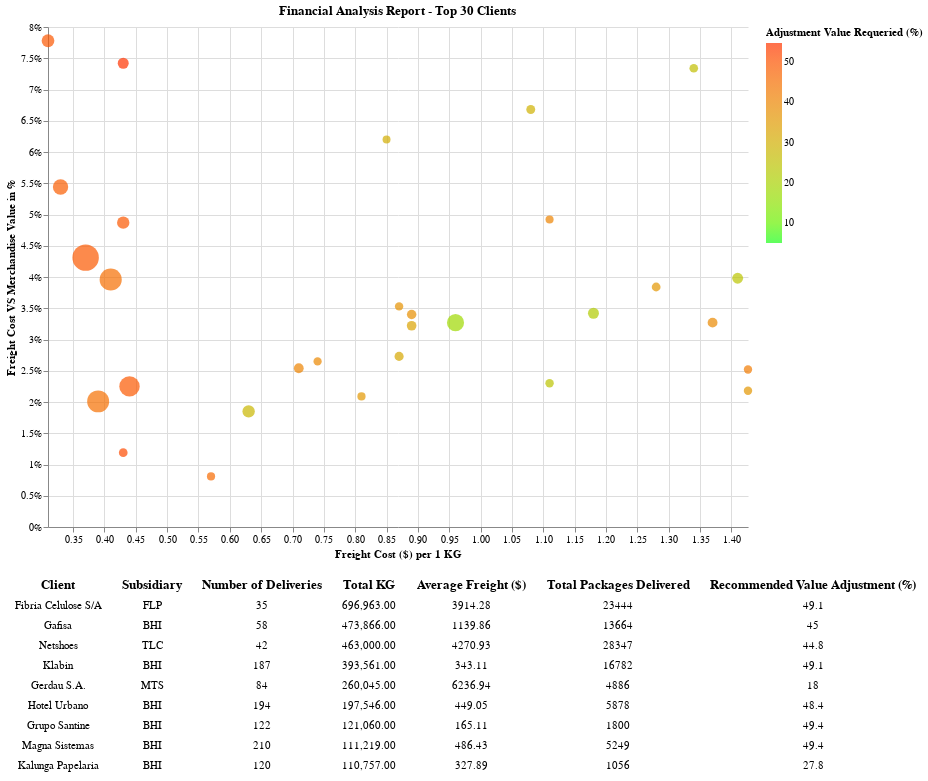

Notebook cell for this chart:
### Code cell
# This chart is used for financial analysys of clients
# Tt compares shipping value of clients with others financial indicators

# This Graph also serves as an example of how to display multiple variables

df_all_clients = pd.read_csv('clients_indicators.csv', delimiter=';',decimal=',')

df_all_clients = df_all_clients.sort_values(by=['Total_KG'], ascending=False) # Order by biggest clients
df_all_clients['Shipping_Value_on_Product_Value_Percentual'] = df_all_clients['Shipping_Value_on_Product_Value']/100 # used to display percentage
# Selects onli top 30 clients
df_top_30_clients = df_all_clients.head(30)

max_domain_value = df_top_30_clients['Shipping_Value_on_Product_Value'].quantile([0.95]).values[0] # remove outliers
max_domain_kg = df_top_30_clients['Shipping_Value/KG'].quantile([0.95]).values[0] # remove outliers
client_performance = (df_top_30_clients["Shipping_Value/KG"] + df_top_30_clients["Shipping_Value_on_Product_Value"]).values.tolist()

# Brush for selection
brush = alt.selection(type='interval')

# Creates Scatter Plot
financial_report_chart = alt.Chart(df_top_30_clients).mark_point(filled= True, shape = 'circle').encode(
    alt.X('Shipping_Value/KG:Q',title='Freight Cost ($) per 1 KG', scale=alt.Scale(zero=False, clamp=True, domainMax = max_domain_kg)),
    alt.Y('Shipping_Value_on_Product_Value:Q', axis=alt.Axis(labelExpr="datum.value + '%'") ,
          title='Freight Cost VS Merchandise Value in %',scale=alt.Scale(zero=False, clamp=True)),
    alt.Size('Total_KG:Q',scale=alt.Scale(range=[50, 700]), legend =None), #,legend=alt.Legend(format='.2f')

    color=alt.condition(brush, 'Suggested_adjustment:Q', alt.value('grey'),scale=alt.Scale(domainMin =5, # adjust color to be lighter
                        range=['#ff3300', '#1aff1a']), title='Adjustment Value Requeried (%)',sort='descending'),

    tooltip=[ 'Client','Subsidiary_Responsible',alt.Tooltip('Shipping_Value/KG',title='Freight Cost ($) per 1 KG'),
             alt.Tooltip('Shipping_Value_on_Product_Value_Percentual',title='Shipping Cost VS Product Value', format=".2%"),
              alt.Tooltip('Total_Shipped_Value',title='Total Cargo Shipped $', format=",.2f"), alt.Tooltip('Total_KG', format=",.2f")]
).add_selection(brush).properties(width=700,height=500).properties(title="Financial Analysis Report - Top 30 Clients")


# Base chart for data tables
ranked_text = alt.Chart(df_top_30_clients).mark_text().encode(
    y=alt.Y('row_number:O',axis=None)
).transform_window(
    row_number='row_number()'
).transform_filter(
    brush
).transform_window(
    rank='rank(row_number)'
).transform_filter(
    alt.datum.rank<10
)

# Define Data Table Itens
client_name = ranked_text.encode(text='Client:N').properties(title='Client')
subsidiary  = ranked_text.encode(text='Subsidiary_Responsible:N').properties(title='Subsidiary')
number_of_deliveries = ranked_text.encode(text='Number_of_Deliveries:N').properties(title='Number of Deliveries')
total_shipped_weight = ranked_text.encode(text=alt.Text("Total_KG:N", format=",.2f")).properties(title='Total KG')
average_shipped_value = ranked_text.encode(text='Average_Shipping_Value:N').properties(title='Average Freight ($)')
number_of_volumes = ranked_text.encode(text=alt.Text("Number_of_volumes:N", format="")).properties(title='Total Packages Delivered')
default_charged_value = ranked_text.encode(text=alt.Text("Suggested_adjustment:N", format="")).properties(title='Recommended Value Adjustment (%)')

financial_report_table = alt.hconcat(client_name, subsidiary , number_of_deliveries, total_shipped_weight,
                   average_shipped_value, number_of_volumes, default_charged_value) # Combine data tables

# Concat all the Charts
alt.vconcat(
    financial_report_chart,
    financial_report_table
).resolve_legend(
    color="independent"
).configure_view(strokeWidth=0)

### Figure 1 — Vega-Lite specification as saved in the notebook (floating-point values rounded to 4 significant figures)
{"config": {"view": {"continuousWidth": 400, "continuousHeight": 300, "strokeWidth": 0}}, "vconcat": [{"mark": {"type": "point", "filled": true, "shape": "circle"}, "encoding": {"color": {"condition": {"field": "Suggested_adjustment", "scale": {"domainMin": 5, "range": ["#ff3300", "#1aff1a"]}, "sort": "descending", "title": "Adjustment Value Requeried (%)", "type": "quantitative", "selection": "selector004"}, "value": "grey"}, "size": {"field": "Total_KG", "legend": null, "scale": {"range": [50, 700]}, "type": "quantitative"}, "tooltip": [{"field": "Client", "type": "nominal"}, {"field": "Subsidiary_Responsible", "type": "nominal"}, {"field": "Shipping_Value/KG", "title": "Freight Cost ($) per 1 KG", "type": "quantitative"}, {"field": "Shipping_Value_on_Product_Value_Percentual", "format": ".2%", "title": "Shipping Cost VS Product Value", "type": "quantitative"}, {"field": "Total_Shipped_Value", "format": ",.2f", "title": "Total Cargo Shipped $", "type": "quantitative"}, {"field": "Total_KG", "format": ",.2f", "type": "quantitative"}], "x": {"field": "Shipping_Value/KG", "scale": {"clamp": true, "domainMax": 1.426, "zero": false}, "title": "Freight Cost ($) per 1 KG", "type": "quantitative"}, "y": {"axis": {"labelExpr": "datum.value + '%'"}, "field": "Shipping_Value_on_Product_Value", "scale": {"clamp": true, "zero": false}, "title": "Freight Cost VS Merchandise Value in %", "type": "quantitative"}}, "height": 500, "selection": {"selector004": {"type": "interval"}}, "title": "Financial Analysis Report - Top 30 Clients", "width": 700}, {"hconcat": [{"mark": "text", "encoding": {"text": {"field": "Client", "type": "nominal"}, "y": {"axis": null, "field": "row_number", "type": "ordinal"}}, "title": "Client", "transform": [{"window": [{"op": "row_number", "field": "", "as": "row_number"}]}, {"filter": {"selection": "selector004"}}, {"window": [{"op": "rank", "field": "row_number", "as": "rank"}]}, {"filter": "(datum.rank < 10)"}]}, {"mark": "text", "encoding": {"text": {"field": "Subsidiary_Responsible", "type": "nominal"}, "y": {"axis": null, "field": "row_number", "type": "ordinal"}}, "title": "Subsidiary", "transform": [{"window": [{"op": "row_number", "field": "", "as": "row_number"}]}, {"filter": {"selection": "selector004"}}, {"window": [{"op": "rank", "field": "row_number", "as": "rank"}]}, {"filter": "(datum.rank < 10)"}]}, {"mark": "text", "encoding": {"text": {"field": "Number_of_Deliveries", "type": "nominal"}, "y": {"axis": null, "field": "row_number", "type": "ordinal"}}, "title": "Number of Deliveries", "transform": [{"window": [{"op": "row_number", "field": "", "as": "row_number"}]}, {"filter": {"selection": "selector004"}}, {"window": [{"op": "rank", "field": "row_number", "as": "rank"}]}, {"filter": "(datum.rank < 10)"}]}, {"mark": "text", "encoding": {"text": {"field": "Total_KG", "format": ",.2f", "type": "nominal"}, "y": {"axis": null, "field": "row_number", "type": "ordinal"}}, "title": "Total KG", "transform": [{"window": [{"op": "row_number", "field": "", "as": "row_number"}]}, {"filter": {"selection": "selector004"}}, {"window": [{"op": "rank", "field": "row_number", "as": "rank"}]}, {"filter": "(datum.rank < 10)"}]}, {"mark": "text", "encoding": {"text": {"field": "Average_Shipping_Value", "type": "nominal"}, "y": {"axis": null, "field": "row_number", "type": "ordinal"}}, "title": "Average Freight ($)", "transform": [{"window": [{"op": "row_number", "field": "", "as": "row_number"}]}, {"filter": {"selection": "selector004"}}, {"window": [{"op": "rank", "field": "row_number", "as": "rank"}]}, {"filter": "(datum.rank < 10)"}]}, {"mark": "text", "encoding": {"text": {"field": "Number_of_volumes", "format": "", "type": "nominal"}, "y": {"axis": null, "field": "row_number", "type": "ordinal"}}, "title": "Total Packages Delivered", "transform": [{"window": [{"op": "row_number", "field": "", "as": "row_number"}]}, {"filter": {"selection": "selector004"}}, {"window": [{"op": "rank", "field": "row_number", "as": "rank"}]}, {"filter": "(datum.rank < 10)"}]}, {"mark": "text", "encoding": {"text": {"field": "Suggested_adjustment", "format": "", "type": "nominal"}, "y": {"axis": null, "field": "row_number", "type": "ordinal"}}, "title": "Recommended Value Adjustment (%)", "transform": [{"window": [{"op": "row_number", "field": "", "as": "row_number"}]}, {"filter": {"selection": "selector004"}}, {"window": [{"op": "rank", "field": "row_number", "as": "rank"}]}, {"filter": "(datum.rank < 10)"}]}]}], "data": {"name": "data-8cd52ce3808cd2855903072043553084"}, "resolve": {"legend": {"color": "independent"}}, "$schema": "https://vega.github.io/schema/vega-lite/v4.17.0.json", "datasets": {"data-8cd52ce3808cd2855903072043553084": [{"Subsidiary_Responsible": "FLP", "Client": "Fibria Celulose S/A", "Number_of_Deliveries": 35, "Total_KG": 696963, "Number_of_volumes": 23444, "Total_Cargo_Shipped": 6583619, "Total_Shipped_Value": 321300.0, "Average_Shipping_Value": 3914.0, "Shipping_Value_on_Product_Value": 4.31, "Shipping_Value/KG": 0.37, "Suggested_adjustment": 49.1, "Shipping_Value_on_Product_Value_Percentual": 0.0431}, {"Subsidiary_Responsible": "BHI", "Client": "Gafisa", "Number_of_Deliveries": 58, "Total_KG": 473866, "Number_of_volumes": 13664, "Total_Cargo_Shipped": 4684306, "Total_Shipped_Value": 167900.0, "Average_Shipping_Value": 1140.0, "Shipping_Value_on_Product_Value": 3.96, "Shipping_Value/KG": 0.41, "Suggested_adjustment": 45.0, "Shipping_Value_on_Product_Value_Percentual": 0.0396}, {"Subsidiary_Responsible": "TLC", "Client": "Netshoes", "Number_of_Deliveries": 42, "Total_KG": 463000, "Number_of_volumes": 28347, "Total_Cargo_Shipped": 9489351, "Total_Shipped_Value": 204200.0, "Average_Shipping_Value": 4271.0, "Shipping_Value_on_Product_Value": 2.01, "Shipping_Value/KG": 0.39, "Suggested_adjustment": 44.8, "Shipping_Value_on_Product_Value_Percentual": 0.0201}, {"Subsidiary_Responsible": "BHI", "Client": "Klabin", "Number_of_Deliveries": 187, "Total_KG": 393561, "Number_of_volumes": 16782, "Total_Cargo_Shipped": 7653974, "Total_Shipped_Value": 98970.0, "Average_Shipping_Value": 343.1, "Shipping_Value_on_Product_Value": 2.25, "Shipping_Value/KG": 0.44, "Suggested_adjustment": 49.1, "Shipping_Value_on_Product_Value_Percentual": 0.0225}, {"Subsidiary_Responsible": "MTS", "Client": "Gerdau S.A.", "Number_of_Deliveries": 84, "Total_KG": 260045, "Number_of_volumes": 4886, "Total_Cargo_Shipped": 8514955, "Total_Shipped_Value": 202100.0, "Average_Shipping_Value": 6237.0, "Shipping_Value_on_Product_Value": 3.27, "Shipping_Value/KG": 0.96, "Suggested_adjustment": 18.0, "Shipping_Value_on_Product_Value_Percentual": 0.0327}, {"Subsidiary_Responsible": "BHI", "Client": "Hotel Urbano", "Number_of_Deliveries": 194, "Total_KG": 197546, "Number_of_volumes": 5878, "Total_Cargo_Shipped": 1080492, "Total_Shipped_Value": 68790.0, "Average_Shipping_Value": 449.1, "Shipping_Value_on_Product_Value": 5.44, "Shipping_Value/KG": 0.33, "Suggested_adjustment": 48.4, "Shipping_Value_on_Product_Value_Percentual": 0.0544}, {"Subsidiary_Responsible": "BHI", "Client": "Grupo Santine", "Number_of_Deliveries": 122, "Total_KG": 121060, "Number_of_volumes": 1800, "Total_Cargo_Shipped": 473778, "Total_Shipped_Value": 36550.0, "Average_Shipping_Value": 165.1, "Shipping_Value_on_Product_Value": 7.78, "Shipping_Value/KG": 0.31, "Suggested_adjustment": 49.4, "Shipping_Value_on_Product_Value_Percentual": 0.0778}, {"Subsidiary_Responsible": "BHI", "Client": "Magna Sistemas", "Number_of_Deliveries": 210, "Total_KG": 111219, "Number_of_volumes": 5249, "Total_Cargo_Shipped": 756736, "Total_Shipped_Value": 34480.0, "Average_Shipping_Value": 486.4, "Shipping_Value_on_Product_Value": 4.87, "Shipping_Value/KG": 0.43, "Suggested_adjustment": 49.4, "Shipping_Value_on_Product_Value_Percentual": 0.0487}, {"Subsidiary_Responsible": "BHI", "Client": "Kalunga Papelaria ", "Number_of_Deliveries": 120, "Total_KG": 110757, "Number_of_volumes": 1056, "Total_Cargo_Shipped": 3450436, "Total_Shipped_Value": 61080.0, "Average_Shipping_Value": 327.9, "Shipping_Value_on_Product_Value": 1.85, "Shipping_Value/KG": 0.63, "Suggested_adjustment": 27.8, "Shipping_Value_on_Product_Value_Percentual": 0.0185}, {"Subsidiary_Responsible": "SRP", "Client": "Marilan Alimentos S/A", "Number_of_Deliveries": 188, "Total_KG": 75736, "Number_of_volumes": 2140, "Total_Cargo_Shipped": 2196376, "Total_Shipped_Value": 71540.0, "Average_Shipping_Value": 352.1, "Shipping_Value_on_Product_Value": 3.42, "Shipping_Value/KG": 1.18, "Suggested_adjustment": 21.9, "Shipping_Value_on_Product_Value_Percentual": 0.0342}, {"Subsidiary_Responsible": "SRP", "Client": "Primax Transportes", "Number_of_Deliveries": 4, "Total_KG": 75685, "Number_of_volumes": 1240, "Total_Cargo_Shipped": 437005, "Total_Shipped_Value": 27930.0, "Average_Shipping_Value": 321.2, "Shipping_Value_on_Product_Value": 7.42, "Shipping_Value/KG": 0.43, "Suggested_adjustment": 54.8, "Shipping_Value_on_Product_Value_Percentual": 0.0742}, {"Subsidiary_Responsible": "BHI", "Client": "Synergy Group", "Number_of_Deliveries": 368, "Total_KG": 73595, "Number_of_volumes": 5693, "Total_Cargo_Shipped": 3251003, "Total_Shipped_Value": 75800.0, "Average_Shipping_Value": 441.7, "Shipping_Value_on_Product_Value": 3.98, "Shipping_Value/KG": 1.41, "Suggested_adjustment": 23.9, "Shipping_Value_on_Product_Value_Percentual": 0.0398}, {"Subsidiary_Responsible": "TCT", "Client": "Cemar", "Number_of_Deliveries": 224, "Total_KG": 50386, "Number_of_volumes": 2471, "Total_Cargo_Shipped": 1575132, "Total_Shipped_Value": 43770.0, "Average_Shipping_Value": 438.3, "Shipping_Value_on_Product_Value": 3.27, "Shipping_Value/KG": 1.37, "Suggested_adjustment": 39.1, "Shipping_Value_on_Product_Value_Percentual": 0.0327}, {"Subsidiary_Responsible": "BHI", "Client": "Battistella Veiculos", "Number_of_Deliveries": 95, "Total_KG": 48822, "Number_of_volumes": 3893, "Total_Cargo_Shipped": 1268459, "Total_Shipped_Value": 38300.0, "Average_Shipping_Value": 193.5, "Shipping_Value_on_Product_Value": 2.54, "Shipping_Value/KG": 0.71, "Suggested_adjustment": 40.5, "Shipping_Value_on_Product_Value_Percentual": 0.0254}, {"Subsidiary_Responsible": "BHI", "Client": "Todeschini", "Number_of_Deliveries": 96, "Total_KG": 45952, "Number_of_volumes": 2191, "Total_Cargo_Shipped": 1405503, "Total_Shipped_Value": 39540.0, "Average_Shipping_Value": 147.3, "Shipping_Value_on_Product_Value": 3.22, "Shipping_Value/KG": 0.89, "Suggested_adjustment": 32.9, "Shipping_Value_on_Product_Value_Percentual": 0.0322}, {"Subsidiary_Responsible": "BLH", "Client": "Mercotudos S/A", "Number_of_Deliveries": 83, "Total_KG": 43291, "Number_of_volumes": 606, "Total_Cargo_Shipped": 1027410, "Total_Shipped_Value": 36050.0, "Average_Shipping_Value": 339.4, "Shipping_Value_on_Product_Value": 3.4, "Shipping_Value/KG": 0.89, "Suggested_adjustment": 37.7, "Shipping_Value_on_Product_Value_Percentual": 0.034}, {"Subsidiary_Responsible": "BHI", "Client": "Fujioka Eletro Imagem", "Number_of_Deliveries": 19, "Total_KG": 36231, "Number_of_volumes": 2153, "Total_Cargo_Shipped": 1118118, "Total_Shipped_Value": 29240.0, "Average_Shipping_Value": 5412.0, "Shipping_Value_on_Product_Value": 2.73, "Shipping_Value/KG": 0.87, "Suggested_adjustment": 31.7, "Shipping_Value_on_Product_Value_Percentual": 0.0273}, {"Subsidiary_Responsible": "TCT", "Client": "RFM Construtora", "Number_of_Deliveries": 127, "Total_KG": 32098, "Number_of_volumes": 906, "Total_Cargo_Shipped": 532755, "Total_Shipped_Value": 30980.0, "Average_Shipping_Value": 131.1, "Shipping_Value_on_Product_Value": 6.68, "Shipping_Value/KG": 1.08, "Suggested_adjustment": 29.4, "Shipping_Value_on_Product_Value_Percentual": 0.0668}, {"Subsidiary_Responsible": "BHI", "Client": "Prodepa", "Number_of_Deliveries": 232, "Total_KG": 29494, "Number_of_volumes": 1529, "Total_Cargo_Shipped": 1012446, "Total_Shipped_Value": 40000.0, "Average_Shipping_Value": 390.4, "Shipping_Value_on_Product_Value": 3.84, "Shipping_Value/KG": 1.28, "Suggested_adjustment": 36.1, "Shipping_Value_on_Product_Value_Percentual": 0.0384}, {"Subsidiary_Responsible": "SRP", "Client": "Doceria Norma", "Number_of_Deliveries": 5, "Total_KG": 28030, "Number_of_volumes": 29795, "Total_Cargo_Shipped": 857082, "Total_Shipped_Value": 11290.0, "Average_Shipping_Value": 138.3, "Shipping_Value_on_Product_Value": 1.19, "Shipping_Value/KG": 0.43, "Suggested_adjustment": 51.6, "Shipping_Value_on_Product_Value_Percentual": 0.0119}, {"Subsidiary_Responsible": "ALG", "Client": "Editora Vetor", "Number_of_Deliveries": 100, "Total_KG": 26987, "Number_of_volumes": 1865, "Total_Cargo_Shipped": 531461, "Total_Shipped_Value": 37370.0, "Average_Shipping_Value": 470.6, "Shipping_Value_on_Product_Value": 7.34, "Shipping_Value/KG": 1.34, "Suggested_adjustment": 25.7, "Shipping_Value_on_Product_Value_Percentual": 0.0734}, {"Subsidiary_Responsible": "BHI", "Client": "Baumgarten Gráfica", "Number_of_Deliveries": 20, "Total_KG": 22836, "Number_of_volumes": 1023, "Total_Cargo_Shipped": 912250, "Total_Shipped_Value": 20590.0, "Average_Shipping_Value": 179.1, "Shipping_Value_on_Product_Value": 2.3, "Shipping_Value/KG": 1.11, "Suggested_adjustment": 24.3, "Shipping_Value_on_Product_Value_Percentual": 0.023}, {"Subsidiary_Responsible": "BHI", "Client": "Bioenergia SJ", "Number_of_Deliveries": 75, "Total_KG": 22584, "Number_of_volumes": 5302, "Total_Cargo_Shipped": 1354999, "Total_Shipped_Value": 21590.0, "Average_Shipping_Value": 1324.0, "Shipping_Value_on_Product_Value": 2.18, "Shipping_Value/KG": 1.44, "Suggested_adjustment": 36.3, "Shipping_Value_on_Product_Value_Percentual": 0.0218}, {"Subsidiary_Responsible": "BHI", "Client": "Movee", "Number_of_Deliveries": 50, "Total_KG": 22547, "Number_of_volumes": 2295, "Total_Cargo_Shipped": 372400, "Total_Shipped_Value": 14470.0, "Average_Shipping_Value": 507.8, "Shipping_Value_on_Product_Value": 3.53, "Shipping_Value/KG": 0.87, "Suggested_adjustment": 37.2, "Shipping_Value_on_Product_Value_Percentual": 0.0353}, {"Subsidiary_Responsible": "TCT", "Client": "Dakota S/A", "Number_of_Deliveries": 240, "Total_KG": 21263, "Number_of_volumes": 845, "Total_Cargo_Shipped": 1225654, "Total_Shipped_Value": 34270.0, "Average_Shipping_Value": 1598.0, "Shipping_Value_on_Product_Value": 2.52, "Shipping_Value/KG": 1.68, "Suggested_adjustment": 42.3, "Shipping_Value_on_Product_Value_Percentual": 0.0252}, {"Subsidiary_Responsible": "TCT", "Client": "Next Comunicações", "Number_of_Deliveries": 30, "Total_KG": 19735, "Number_of_volumes": 759, "Total_Cargo_Shipped": 607793, "Total_Shipped_Value": 16760.0, "Average_Shipping_Value": 1096.0, "Shipping_Value_on_Product_Value": 2.65, "Shipping_Value/KG": 0.74, "Suggested_adjustment": 39.6, "Shipping_Value_on_Product_Value_Percentual": 0.0265}, {"Subsidiary_Responsible": "TCT", "Client": "Construtora Calper", "Number_of_Deliveries": 31, "Total_KG": 18470, "Number_of_volumes": 940, "Total_Cargo_Shipped": 647137, "Total_Shipped_Value": 13140.0, "Average_Shipping_Value": 14370.0, "Shipping_Value_on_Product_Value": 2.09, "Shipping_Value/KG": 0.81, "Suggested_adjustment": 35.7, "Shipping_Value_on_Product_Value_Percentual": 0.0209}, {"Subsidiary_Responsible": "BHI", "Client": "Grupo Nova Era", "Number_of_Deliveries": 17, "Total_KG": 18266, "Number_of_volumes": 396, "Total_Cargo_Shipped": 911742, "Total_Shipped_Value": 8204.0, "Average_Shipping_Value": 465.0, "Shipping_Value_on_Product_Value": 0.81, "Shipping_Value/KG": 0.57, "Suggested_adjustment": 45.8, "Shipping_Value_on_Product_Value_Percentual": 0.0081}, {"Subsidiary_Responsible": "TCT", "Client": "Bonasoldi", "Number_of_Deliveries": 30, "Total_KG": 16517, "Number_of_volumes": 715, "Total_Cargo_Shipped": 358663, "Total_Shipped_Value": 16380.0, "Average_Shipping_Value": 606.5, "Shipping_Value_on_Product_Value": 4.92, "Shipping_Value/KG": 1.11, "Suggested_adjustment": 40.6, "Shipping_Value_on_Product_Value_Percentual": 0.0492}, {"Subsidiary_Responsible": "BHI", "Client": "Arius Sistemas", "Number_of_Deliveries": 11, "Total_KG": 14467, "Number_of_volumes": 791, "Total_Cargo_Shipped": 205727, "Total_Shipped_Value": 13840.0, "Average_Shipping_Value": 1288.0, "Shipping_Value_on_Product_Value": 6.2, "Shipping_Value/KG": 0.85, "Suggested_adjustment": 30.4, "Shipping_Value_on_Product_Value_Percentual": 0.062}]}}
